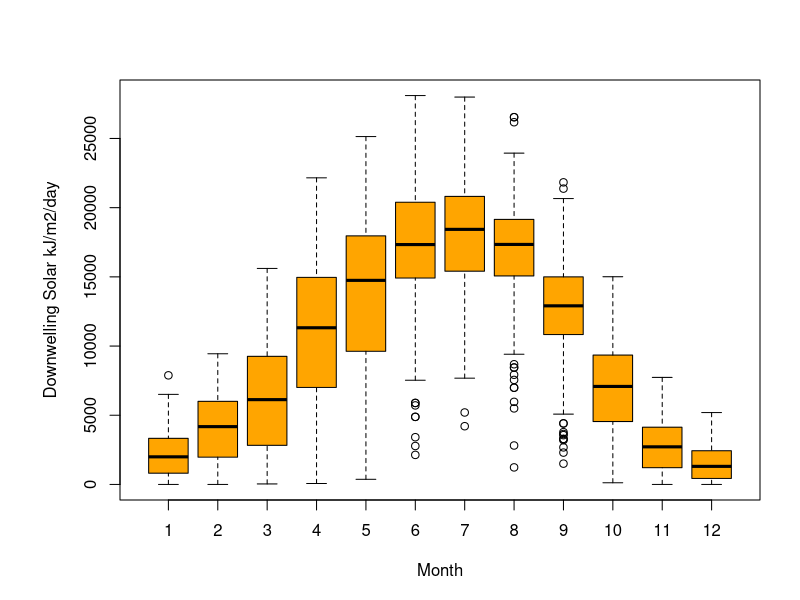

Source code (R):

sunlight = read.table("sun.txt", header=T)
par(mar=c(5,6,4,2))
boxplot(sunlight$Kdown_direct~sunlight$month,
  ylab="Downwelling Solar kJ/m2/day",
  xlab="Month", col="orange")

